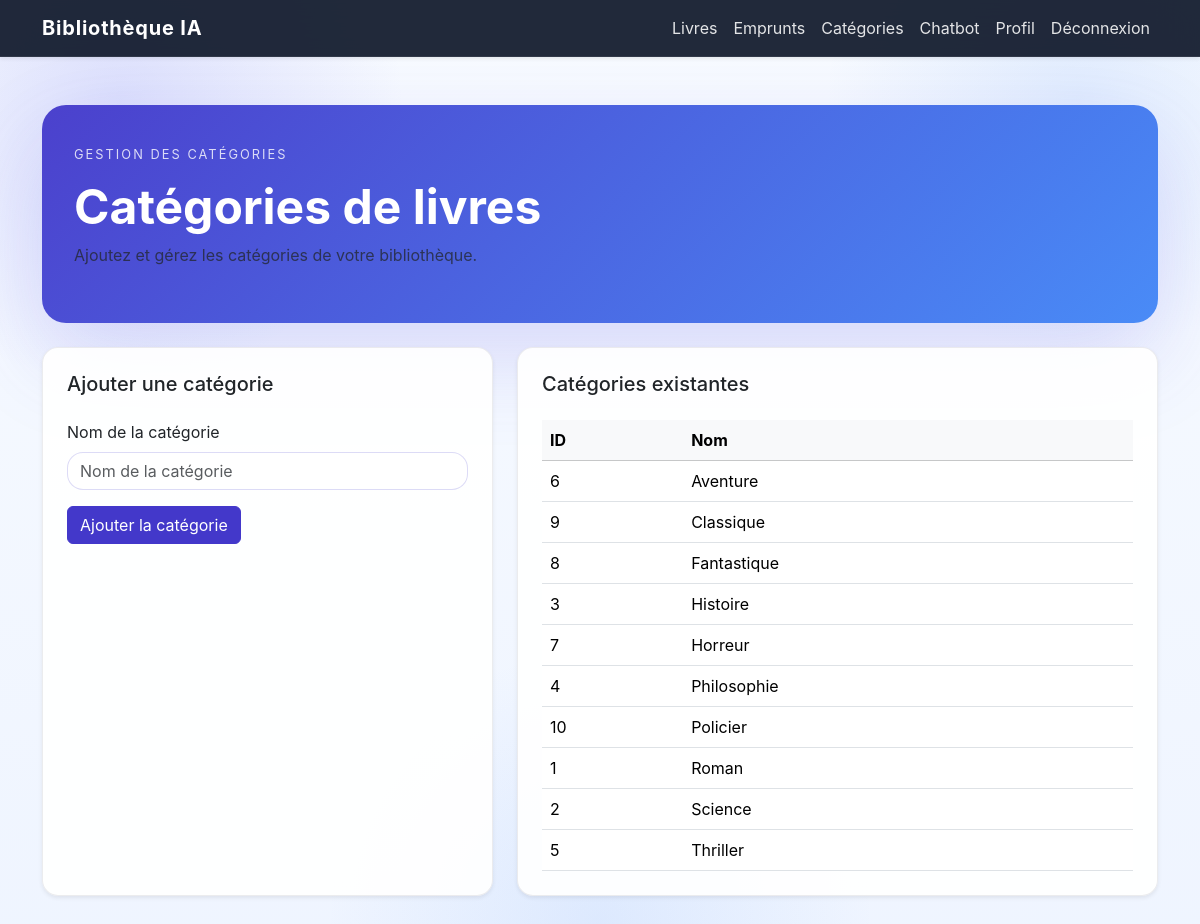
Page /categories/ (signed in) on the committed database.
### library/models.py (models this page shows, shortened)
class Categorie(models.Model):
    nom = models.CharField(max_length=100)

### library/views.py (the view)
@login_required
def liste_categories(request):
    categories = Categorie.objects.all().order_by('nom')
    form = CategorieForm(request.POST or None)
    if form.is_valid():
        form.save()
        messages.success(request, 'Catégorie ajoutée avec succès.')
        return redirect('liste_categories')
    return render(
        request,
        'library/categories.html',
        {
            'categories': categories,
            'form': form,
        }
    )

### library/forms.py
class CategorieForm(forms.ModelForm):
    class Meta:
        model = Categorie
        fields = ['nom']
        widgets = {
            'nom': forms.TextInput(attrs={
                'class': 'form-control',
                'placeholder': 'Nom de la catégorie'
            }),
        }

### library/templates/library/categories.html (shortened to what this page needs)
{% extends 'library/base.html' %} {% block content %}
<div class="page-header mb-4">
  <div class="hero-overline">Gestion des catégories</div>
  <h1 class="fw-bold">Catégories de livres</h1>
  <p class="text-muted">
    Ajoutez et gérez les catégories de votre bibliothèque.
  </p>
</div>
<div class="row g-4 mb-4">
  <div class="col-lg-5">
    <div class="card shadow-sm rounded-4 p-4 h-100">
      <h5 class="mb-4">Ajouter une catégorie</h5>
      <form method="post">
        <div class="mb-3">
          <label class="form-label">Nom de la catégorie</label>
          {{ form.nom }}
        </div>
        <button type="submit" class="btn btn-primary">
          Ajouter la catégorie
        </button>
      </form>
    </div>
  </div>
  <div class="col-lg-7">
    <div class="card shadow-sm rounded-4 p-4 h-100">
      <h5 class="mb-4">Catégories existantes</h5>
      <div class="table-responsive">
        <table class="table table-hover align-middle mb-0">
          <thead class="table-light">
            <tr>
              <th>ID</th>
              <th>Nom</th>
            </tr>
          </thead>
          <tbody>
            {% for categorie in categories %}
            <tr>
              <td>{{ categorie.id }}</td>
              <td>{{ categorie.nom }}</td>
            </tr>
            {% empty %}
            <tr>
              <td colspan="2" class="text-center py-4">
                <span class="text-muted">Aucune catégorie enregistrée.</span>
              </td>
            </tr>
            {% endfor %}
          </tbody>
        </table>
      </div>
    </div>
  </div>
</div>
{% endblock %}

### library/templates/library/base.html (style rules this page uses)
:root { --bg: #eef4ff; --bg-soft: rgba(255, 255, 255, 0.78); --card: rgba(255, 255, 255, 0.92); --border: rgba(15, 23, 42, 0.08); --primary: #4338ca; --primary-dark: #3730a3; --text: #152238; }
* { box-sizing: border-box; }
body { margin: 0; min-height: 100vh; font-family: "Inter", system-ui, -apple-system, BlinkMacSystemFont, "Segoe UI", sans-serif; background: radial-gradient( circle at 10% 10%, rgba(99, 102, 241, 0.18), transparent 20% ), radial-gradient( circle at 90% 10%, rgba(59, 130, 246, 0.12), transparent 18% ), radial-gradient( circle at 50% 90%, rgba(59, 130, 246, 0.1), transparent 25% ), linear-gradient(180deg, #f8fbff 0%, #eef4ff 100%); color: var(--text); }
.page-header { border-radius: 1.5rem; padding: 2.5rem 2rem; margin-bottom: 2rem; background: linear-gradient( 135deg, rgba(67, 56, 202, 0.95), rgba(59, 130, 246, 0.92) ); color: white; box-shadow: 0 35px 90px rgba(79, 70, 229, 0.18); }
.page-header h1 { font-size: clamp(2.2rem, 4vw, 3.2rem); }
.card { background: var(--card); border: 1px solid var(--border); border-radius: 1.4rem; box-shadow: 0 24px 50px rgba(15, 23, 42, 0.08); }
.btn-primary { background-color: var(--primary); border-color: var(--primary); }
.form-control, .form-select { border-radius: 1rem; border: 1px solid rgba(67, 56, 202, 0.18); }
.table thead { background: rgba(99, 102, 241, 0.08); }
.hero-overline { text-transform: uppercase; letter-spacing: 0.16em; font-size: 0.8rem; opacity: 0.8; margin-bottom: 0.85rem; }

### rows in the picture
Categorie: id "6", nom "Aventure"
Categorie: id "9", nom "Classique"
Categorie: id "8", nom "Fantastique"
Categorie: id "3", nom "Histoire"
Categorie: id "7", nom "Horreur"
Categorie: id "4", nom "Philosophie"
Categorie: id "10", nom "Policier"
Categorie: id "1", nom "Roman"
Categorie: id "2", nom "Science"
Categorie: id "5", nom "Thriller"
